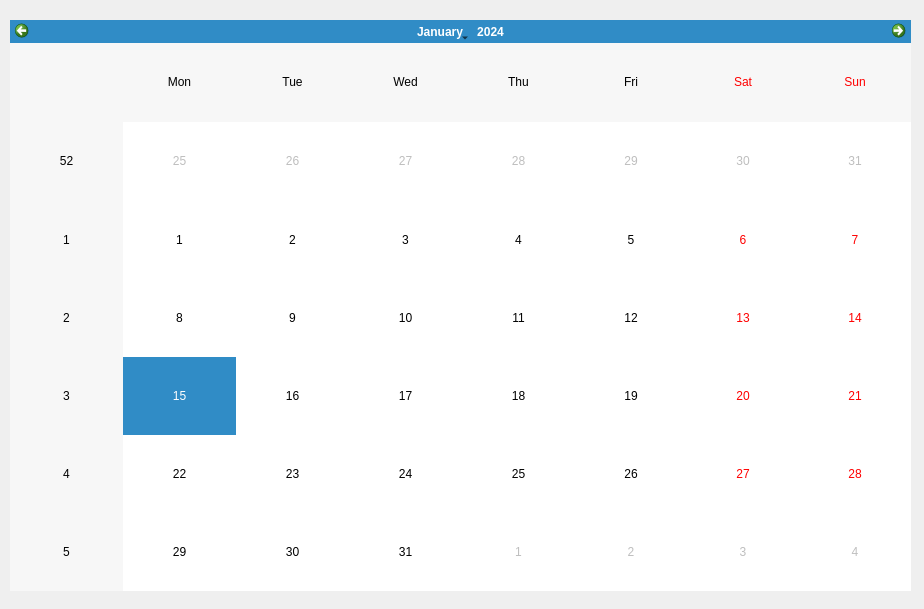
<?xml version="1.0" encoding="UTF-8"?>
<ui version="4.0">
 <class>Form</class>
 <widget class="QDialog" name="Form">
  <property name="geometry">
   <rect>
    <x>0</x>
    <y>0</y>
    <width>924</width>
    <height>609</height>
   </rect>
  </property>
  <property name="windowTitle">
   <string>Form</string>
  </property>
  <widget class="QCalendarWidget" name="calendarWidget">
   <property name="geometry">
    <rect>
     <x>10</x>
     <y>20</y>
     <width>901</width>
     <height>571</height>
    </rect>
   </property>
  </widget>
 </widget>
 <resources/>
 <connections/>
</ui>
